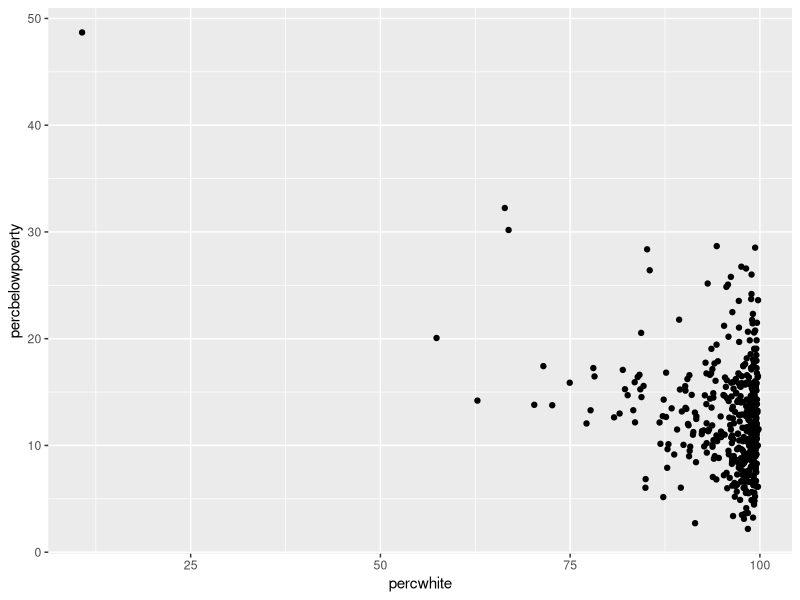
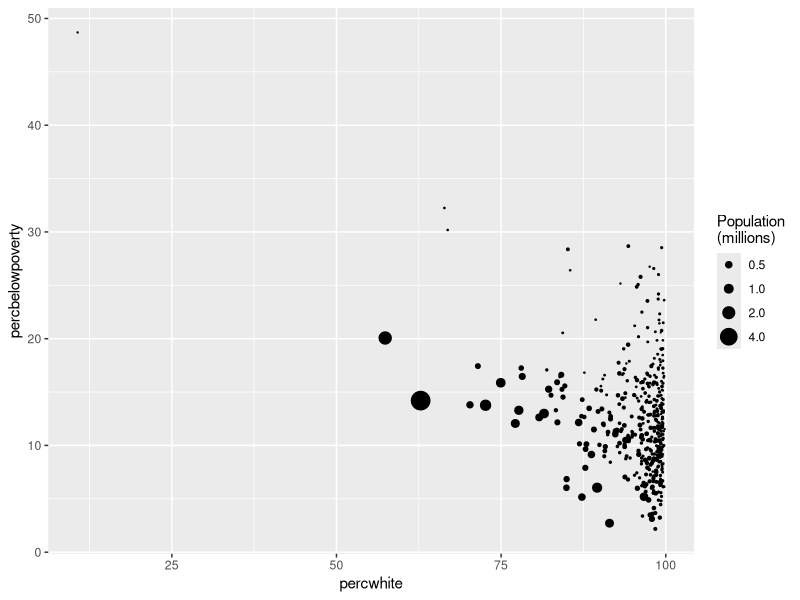
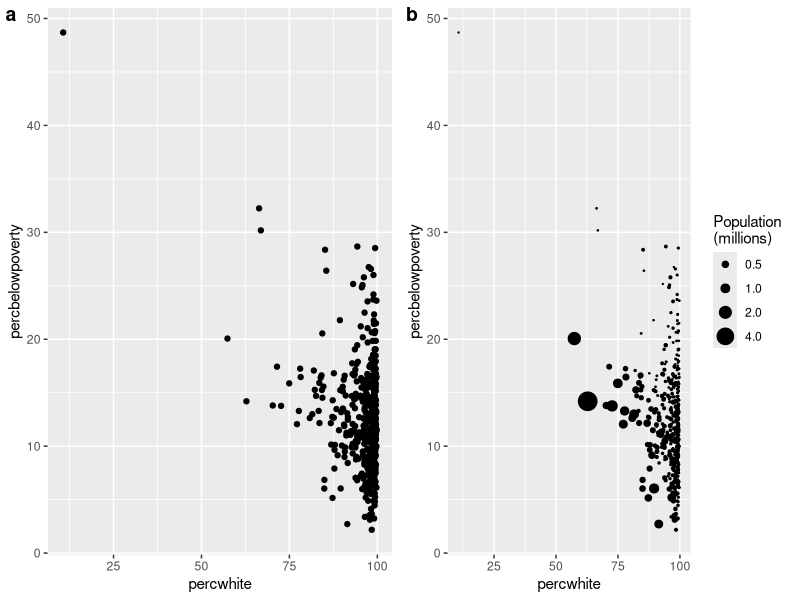
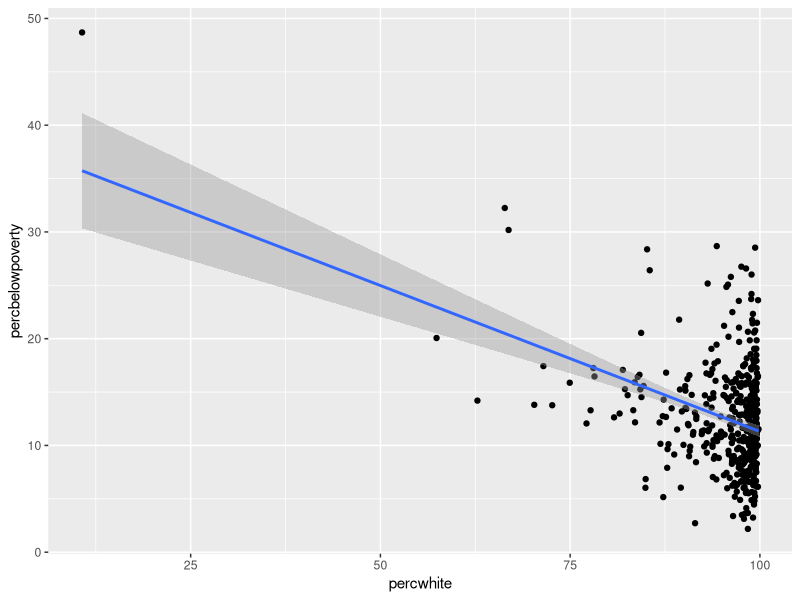
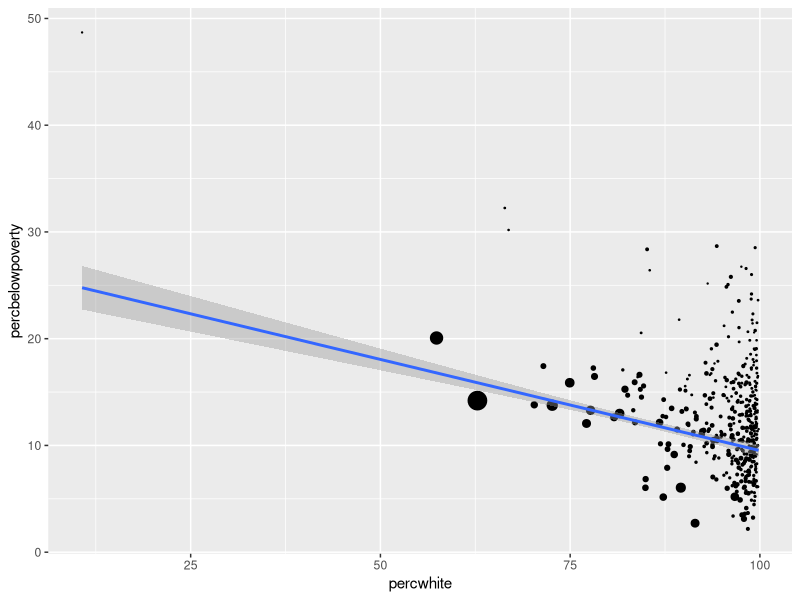
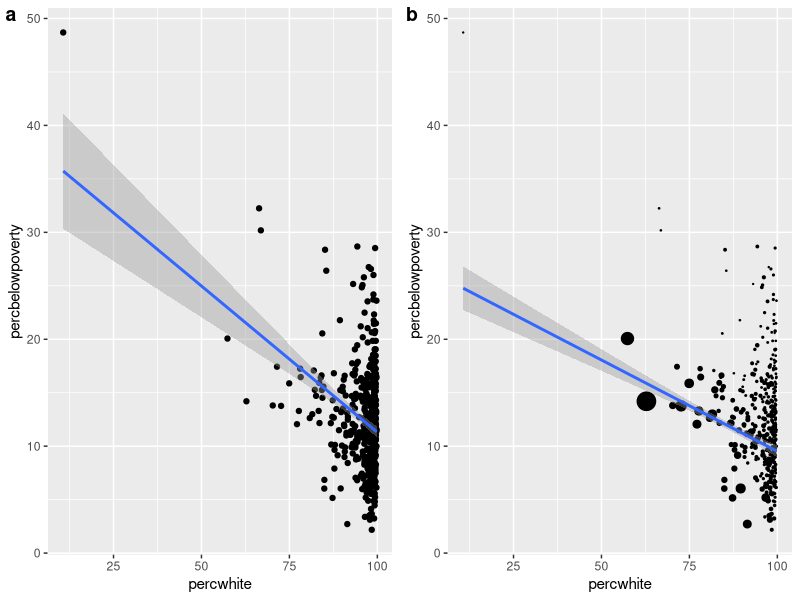
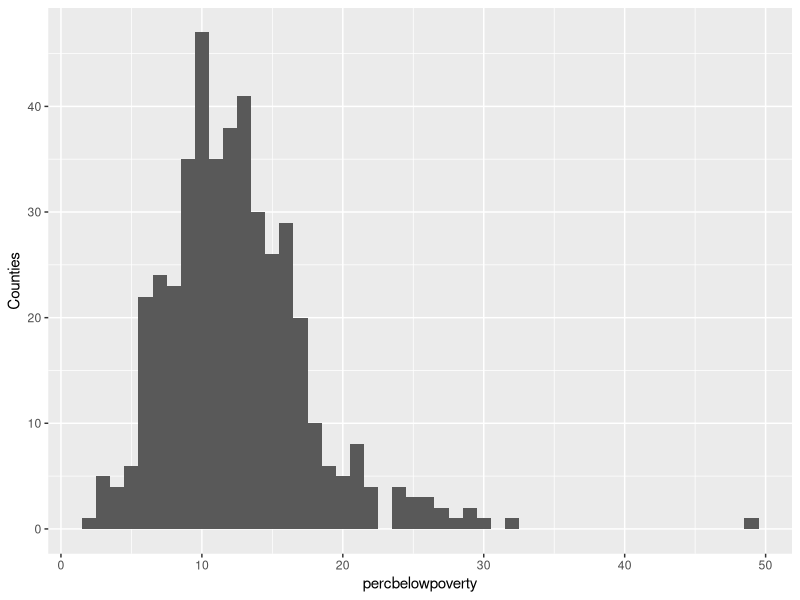
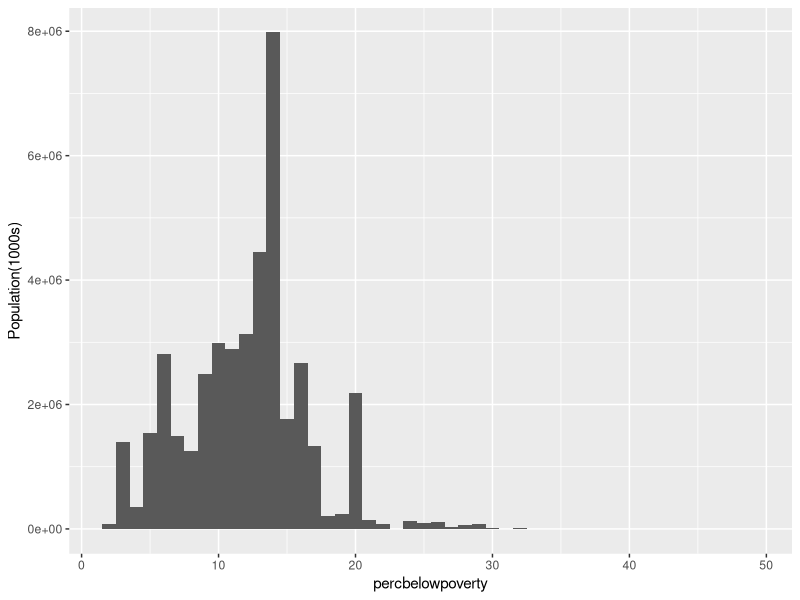

Reproduce these figures in R, in order.
library(ggplot2)
library(ggpubr)
View(midwest)
p1 <- ggplot(midwest,aes(percwhite, percbelowpoverty)) + 
  geom_point()
p1
p2 <- ggplot(midwest,aes(percwhite, percbelowpoverty)) + 
  geom_point(aes(size = poptotal / 1e6)) + 
  scale_size_area("Population\n(millions)", breaks = c(0.5, 1, 2, 4))
p2
ggarrange(p1,p2, labels = c('a','b'),
          ncol = 2, nrow = 1)

p1 <- ggplot(midwest,aes(percwhite, percbelowpoverty)) + 
  geom_point() + 
  geom_smooth(method = lm, size = 1)
p1
p2 <- ggplot(midwest,aes(percwhite, percbelowpoverty)) + 
  geom_point(aes(size = poptotal / 1e6)) + 
  geom_smooth(aes(weight = poptotal),method = lm, size = 1) +
  scale_size_area(guide = 'none')
p2
ggarrange(p1,p2, labels = c('a','b'),
          ncol = 2, nrow = 1)

p1 <- ggplot(midwest, aes(percbelowpoverty)) +
  geom_histogram(binwidth = 1) + ylab('Counties')
p1
p2 <- ggplot(midwest, aes(percbelowpoverty)) +
  geom_histogram(aes(weight = poptotal),binwidth = 1) + 
  ylab('Population(1000s)')
p2
ggarrange(p1,p2, labels = c('a','b'),
          ncol = 2, nrow = 1)
